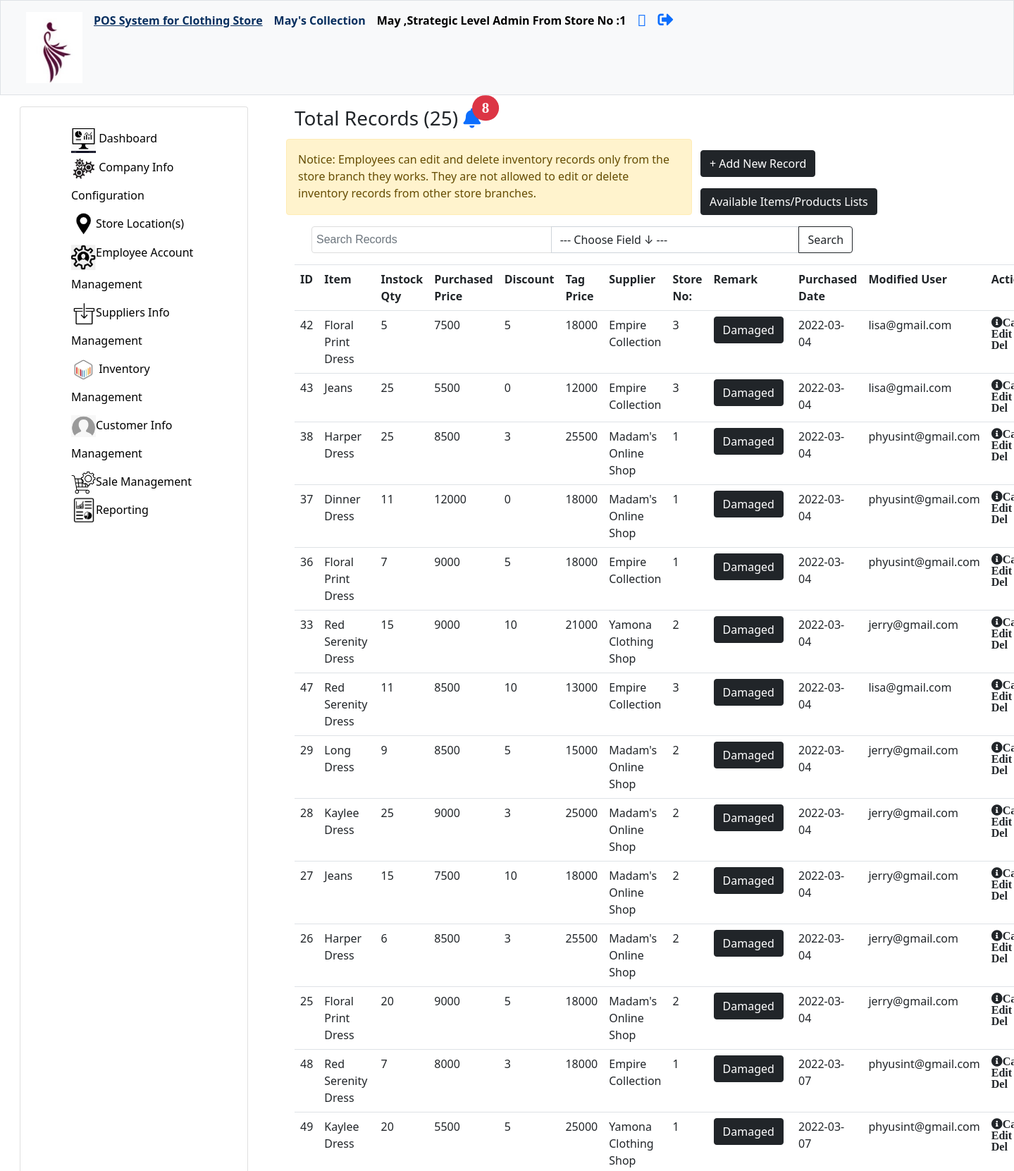
The app's page /view-inventory-mgmt.php (signed in, upper part) with its own data.
### tables this page shows
CREATE TABLE `companyinfo` (
  `ID` int(11) NOT NULL COMMENT 'ID',
  `companyName` varchar(255) NOT NULL COMMENT 'Company/Organization who is using this POS System',
  `logo` varchar(255) DEFAULT NULL COMMENT 'Business Owners'' can set Company Logo'
);

CREATE TABLE `employee` (
  `employeeID` int(11) NOT NULL COMMENT 'Employee ID',
  `employeeName` varchar(255) NOT NULL COMMENT 'Employee Name',
  `password` varchar(255) NOT NULL COMMENT 'Hashed Password',
  `profileImage` varchar(255) DEFAULT NULL COMMENT 'Profile Photo',
  `address` varchar(255) DEFAULT NULL COMMENT 'Employee''s Address',
  `phone` int(11) NOT NULL COMMENT 'Employee''s Phone Number',
  `email` varchar(255) NOT NULL COMMENT 'Email',
  `position` varchar(255) NOT NULL COMMENT 'Positions such as cashier, marketing leader, CEO, CFO, etc.',
  `level` varchar(255) NOT NULL COMMENT 'Operational, Tactical & Strategic Levels',
  `storeNo` int(11) NOT NULL COMMENT 'Store Number when organization has multiple branches',
  `remark` varchar(255) NOT NULL COMMENT 'Set Remark - Active or Inactive'
);

CREATE TABLE `inventory` (
  `inventoryID` int(11) NOT NULL COMMENT 'Inventory ID',
  `itemID` int(11) NOT NULL COMMENT 'Item ID',
  `instockqty` int(11) NOT NULL COMMENT 'In Stock Quantity of Each Item Type in Inventory',
  `purchasePrice` int(11) NOT NULL COMMENT 'Purchased or Original Price',
  `discount` int(11) NOT NULL COMMENT 'Discount',
  `tagPrice` int(11) NOT NULL COMMENT 'Sale Price or Tag Price',
  `supplierID` int(11) NOT NULL COMMENT 'Supplier ID',
  `storeNo` int(11) NOT NULL COMMENT 'Store Number when organization has multiple branches',
  `remark` varchar(255) DEFAULT NULL COMMENT 'Set Remark',
  `purchasedDate` date NOT NULL COMMENT 'The Date when an item is purchased from supplier',
  `modifiedUser` varchar(255) NOT NULL COMMENT 'Employee Name who modified this record'
);

CREATE TABLE `itemlist` (
  `itemID` int(11) NOT NULL COMMENT 'Item ID',
  `itemName` varchar(255) NOT NULL COMMENT 'Item/Product Name',
  `categoryName` varchar(255) NOT NULL COMMENT 'Category Name',
  `description` varchar(255) DEFAULT NULL COMMENT 'Item/ Product Description',
  `image` varchar(255) NOT NULL COMMENT 'item image'
);

CREATE TABLE `supplier` (
  `supplierID` int(11) NOT NULL COMMENT 'Supplier ID',
  `supplierName` varchar(255) NOT NULL COMMENT 'Supplier Name or Supplier''s Company Name',
  `address` varchar(255) DEFAULT NULL COMMENT 'Supplier''s Company / Office Address',
  `region` varchar(255) DEFAULT NULL COMMENT 'Region',
  `phone` int(11) DEFAULT NULL COMMENT 'Supplier''s Phone Number',
  `email` varchar(255) DEFAULT NULL COMMENT 'Supplier''s Email',
  `modifiedDate` date NOT NULL COMMENT 'The Date when the data is modified'
);

### view-inventory-mgmt.php (the view, shortened to what this page needs)
<?php
    include("admin/conf/config.php");
    if(!isset($_SESSION['auth'])){
        header("location: index.php");
        exit();
    }else {
        $employee_assigned_store = $_SESSION['employee_assigned_store'];
    }
?>
<!DOCTYPE html>
<html>
    <head>
        <link rel = "stylesheet" href = "css/style.css">
        <link href="https://cdn.jsdelivr.net/npm/bootstrap@5.0.2/dist/css/bootstrap.min.css" rel="stylesheet">    </head>
        <link rel="stylesheet" href="https://cdn.jsdelivr.net/npm/bootstrap@4.6.1/dist/css/bootstrap.min.css">
         <?php
        include("header-navigation.php");
        ?>
    </head>
    <body>
        <section class = "container mx-3">
        <div class = "row mx-0 px-0 ">
        <?php
        include("sidebar.php"); ?>
        <main class = "col-lg-8 col-md-8 col-sm-12 col-xs-12 my-0 py-3 mx-auto px-auto ">
            <h3>Total Records  (<?php
                $results = "SELECT COUNT(inventoryID) FROM `inventory` ";
                $count = $conn->query( $results);
                $number_of_rows = $count->fetchColumn();
                    echo $number_of_rows;
                ?>)
                <a href = "out-of-stock-item.php" alt ="link"><i class="fa fa-bell" aria-hidden="true">
                    <span class = "badge bg-danger rounded-pill translate-middle">
                        <?php
                            $results = "SELECT COUNT(inventoryID) FROM `inventory` WHERE instockqty < 10 ";
                            $count = $conn->query( $results);
                            $number_of_rows = $count->fetchColumn();
                                echo $number_of_rows;
                            ?>
                    </i></span>
                </a>
            </h3>
            <div class = "row">
                <div class = "col-lg-8 col-md-8 col-sm-12 col-xs-12 alert alert-warning">
                    Notice: Employees can edit and delete inventory records only from the
                    store branch they works. They are not allowed to edit or delete inventory records
                    from other store branches.
                </div>
                <div class = "col-lg-4 col-md-4 col-sm-12 col-xs-12">
                    <a href = "add-inventory-record.php" type="button" class = "btn btn-dark my-3"  >+ Add New Record</a>
                    <a href = "item-lists.php" type="button" class = "btn btn-dark mb-3"  > Available Items/Products Lists</a>
                </div>
            </div>
            <table class= "table table-border table-hover table-responsive-sm">
                <tr>
                    <th>ID </th>
                    <th>Item  </th>
                    <th>Instock Qty</th>
                    <th>Purchased Price </th>
                    <th>Discount </th>
                    <th>Tag Price</th>
                    <th>Supplier  </th>
                    <th>Store No: </th>
                     <th>Remark </th>
                    <th>Purchased Date </th>
                    <th>Modified User </th>
                    <th> Action </th>
                </tr>
                <?php
                    $result1 = "SELECT inventory.*, itemlist.itemName, supplier.supplierName FROM `inventory`
                    LEFT JOIN itemlist
                    ON inventory.itemID = itemlist.itemID
                    LEFT JOIN supplier
                    ON inventory.supplierID = supplier.supplierID
                    ORDER BY purchasedDate ASC ";
                    $rows = $conn->query($result1);
                    include("searchInventory.php");
                    foreach( $rows as $row ) {
                ?>
                    <tr><td><?php echo $row['inventoryID']?></td>
                    <td><?php echo $row['itemName'] ?></td>
                    <td><?php echo $row['instockqty']?></td>
                    <td><?php echo $row['purchasePrice']?></td>
                    <td><?php echo $row['discount']?></td>
                    <td><?php echo $row['tagPrice']?></td>
                    <td><?php echo $row['supplierName'] ?></td>
                    <td><?php echo $row['storeNo']?></td>
                    <td>
                         <a href = "damage-item.php?inventoryID=<?php echo $row['inventoryID']  ?>"
                         class="del btn btn-dark" onClick="return confirm('Reduce 1 Item from Inventory In Stock ')" type = "button">
	                    Damaged<?php echo $row['remark'] ?></a>
                    </td>
                    <td><?php echo $row['purchasedDate']?></td>
                    <td><?php echo $row['modifiedUser']?></td>
                    <td>
                        <?php
                        if($employee_assigned_store == $row['storeNo']) {  ?>
                            <a href = "edit-inventory-record.php?inventoryID=<?php echo $row['inventoryID']?>
                            &item=<?php echo $row['itemID'] ?>
                            &instockqty=<?php echo $row['instockqty'] ?>
                            &purchasePrice=<?php echo $row['purchasePrice']?>
                            &discount=<?php echo $row['discount']?>
                            &tagPrice=<?php echo $row['tagPrice']?>
                            &supplierID=<?php echo $row['supplierID']?>
                            &storeNo=<?php echo $row['storeNo']?>
                            &remark=<?php echo $row['remark']?>" >
                        <i class="fas fa-edit"></i></a>
                       <a href = "del-inventory-record.php?inventoryID=<?php echo $row['inventoryID']  ?>"
                         class="del " onClick="return confirm('Are you sure to permanantly delete this inventory information ?')">
	                    <i class="fas fa-times-circle fas "></i></a>
                        <?php } else { ?>
                            <i class="fas fa-info-circle">Cannot Edit or Del</i>
                        <?php  } ?>
                    </td>
                </tr>
            <?php };
            ?>
            </table>
        </main>
    </body>

### header-navigation.php (shortened to what this page needs)
<?php
    include("admin/conf/config.php");
?>
<!DOCTYPE html>
<html>
    <head>
        <link href="https://cdn.jsdelivr.net/npm/bootstrap@5.0.2/dist/css/bootstrap.min.css" rel="stylesheet">    </head>
        <link rel="stylesheet" href="https://pro.fontawesome.com/releases/v5.10.0/css/all.css"/>
    <body>
        <nav class="navbar navbar-expand-lg  navbar-expand-md  bg-light sticky-top border" id = "sidebar-wrapper">
            <div class="container-fluid">
                <div class="collapse navbar-collapse" id="navbarNavAltMarkup">
                    <div class="navbar-nav">
                        <a class="nav-link" href="dashboard.php"  aria-current="page" >
                            <?php if(isset($_SESSION['auth'])) {
                                $results = "SELECT * FROM `companyinfo` ";
                                $companyInfo = $conn->query( $results);
                                foreach( $companyInfo as $row ) {
                                    $companyName = $row['companyName'];
                                } ?>
                            <img src="imgs/<?php echo $row['logo'] ?>"  width="80" >
                        </a>
                        <a class="nav-link" href="dashboard.php"  aria-current="page" style = "color : #072F5F; text-decoration: underline;"><b>POS System for Clothing Store</b></a>
                        <a class="nav-link" href="dashboard.php"  aria-current="page" style = "color : #072F5F;">
                            <b><?php
                               if(isset($row)) {
                                    echo $companyName;
                                }
                            }?></b>
                        </a>
                        <b><a class="nav-link" href="#" style = "color : black;">
                        <?php if(isset($_SESSION['auth'])) {
                                $email = $_SESSION['email'];
                                $results = "SELECT * FROM `employee` WHERE email = '$email' ";
                                $employeeInfo = $conn->query( $results);
                                foreach( $employeeInfo as $row ) {
                                    $name = $row['employeeName'];
                                    $level = $row['level'];
                                    $store = $row['storeNo'];
                                }
                                if(isset($row)) { ?>
                                <?php
                                    echo $name.'  '.',';
                                    echo $level.' Level Admin';
                                    echo '  From Store No :'.$store;
                                }
                            }?> </a> </b>
                        <a class = "nav-link" href = "view-profile.php"><i class="fad fa-id-card" style = "font-size: 22px;"></i></a>
                       <a class = "nav-link" href = "logout.php"><i class="fas fa-sign-out-alt" style = "font-size: 22px;"></i></a>
                    </div>
                </div>
            </div>
        </nav>
    </body>
</html>

### css/style.css (style rules this page uses)
nav, main { height: auto; }
main { flex-grow: 3; }

### records on screen
companyinfo: logo (picture), companyName "May's Collection"
employee: employeeName "May", level "Strategic", storeNo "1"
inventory: inventoryID "42", itemID.itemName "Floral Print Dress", instockqty "5", purchasePrice "7500", discount "5", tagPrice "18000", supplierID.supplierName "Empire Collection", storeNo "3", purchasedDate "2022-03-04", modifiedUser "lisa@gmail.com", shows "Cannot Edit or Del"
inventory: inventoryID "43", itemID.itemName "Jeans", instockqty "25", purchasePrice "5500", discount "0", tagPrice "12000", supplierID.supplierName "Empire Collection", storeNo "3", purchasedDate "2022-03-04", modifiedUser "lisa@gmail.com", shows "Cannot Edit or Del"
inventory: inventoryID "38", itemID.itemName "Harper Dress", instockqty "25", purchasePrice "8500", discount "3", tagPrice "25500", supplierID.supplierName "Madam's Online Shop", storeNo "1", purchasedDate "2022-03-04", modifiedUser "phyusint@gmail.com", shows "Cannot Edit or Del"
inventory: inventoryID "37", itemID.itemName "Dinner Dress", instockqty "11", purchasePrice "12000", discount "0", tagPrice "18000", supplierID.supplierName "Madam's Online Shop", storeNo "1", purchasedDate "2022-03-04", modifiedUser "phyusint@gmail.com", shows "Cannot Edit or Del"
inventory: inventoryID "36", itemID.itemName "Floral Print Dress", instockqty "7", purchasePrice "9000", discount "5", tagPrice "18000", supplierID.supplierName "Empire Collection", storeNo "1", purchasedDate "2022-03-04", modifiedUser "phyusint@gmail.com", shows "Cannot Edit or Del"
inventory: inventoryID "33", itemID.itemName "Red Serenity Dress", instockqty "15", purchasePrice "9000", discount "10", tagPrice "21000", supplierID.supplierName "Yamona Clothing Shop", storeNo "2", purchasedDate "2022-03-04", modifiedUser "jerry@gmail.com", shows "Cannot Edit or Del"
inventory: inventoryID "47", itemID.itemName "Red Serenity Dress", instockqty "11", purchasePrice "8500", discount "10", tagPrice "13000", supplierID.supplierName "Empire Collection", storeNo "3", purchasedDate "2022-03-04", modifiedUser "lisa@gmail.com", shows "Cannot Edit or Del"
inventory: inventoryID "29", itemID.itemName "Long Dress", instockqty "9", purchasePrice "8500", discount "5", tagPrice "15000", supplierID.supplierName "Madam's Online Shop", storeNo "2", purchasedDate "2022-03-04", modifiedUser "jerry@gmail.com", shows "Cannot Edit or Del"
inventory: inventoryID "28", itemID.itemName "Kaylee Dress", instockqty "25", purchasePrice "9000", discount "3", tagPrice "25000", supplierID.supplierName "Madam's Online Shop", storeNo "2", purchasedDate "2022-03-04", modifiedUser "jerry@gmail.com", shows "Cannot Edit or Del"
inventory: inventoryID "27", itemID.itemName "Jeans", instockqty "15", purchasePrice "7500", discount "10", tagPrice "18000", supplierID.supplierName "Madam's Online Shop", storeNo "2", purchasedDate "2022-03-04", modifiedUser "jerry@gmail.com", shows "Cannot Edit or Del"
inventory: inventoryID "26", itemID.itemName "Harper Dress", instockqty "6", purchasePrice "8500", discount "3", tagPrice "25500", supplierID.supplierName "Madam's Online Shop", storeNo "2", purchasedDate "2022-03-04", modifiedUser "jerry@gmail.com", shows "Cannot Edit or Del"
inventory: inventoryID "25", itemID.itemName "Floral Print Dress", instockqty "20", purchasePrice "9000", discount "5", tagPrice "18000", supplierID.supplierName "Madam's Online Shop", storeNo "2", purchasedDate "2022-03-04", modifiedUser "jerry@gmail.com", shows "Cannot Edit or Del"
inventory: inventoryID "48", itemID.itemName "Red Serenity Dress", instockqty "7", purchasePrice "8000", discount "3", tagPrice "18000", supplierID.supplierName "Empire Collection", storeNo "1", purchasedDate "2022-03-07", modifiedUser "phyusint@gmail.com", shows "Cannot Edit or Del"
inventory: inventoryID "49", itemID.itemName "Kaylee Dress", instockqty "20", purchasePrice "5500", discount "5", tagPrice "25000", supplierID.supplierName "Yamona Clothing Shop", storeNo "1", purchasedDate "2022-03-07", modifiedUser "phyusint@gmail.com", shows "Cannot Edit or Del"

### other values on screen
$number_of_rows "25"
$number_of_rows "8"
